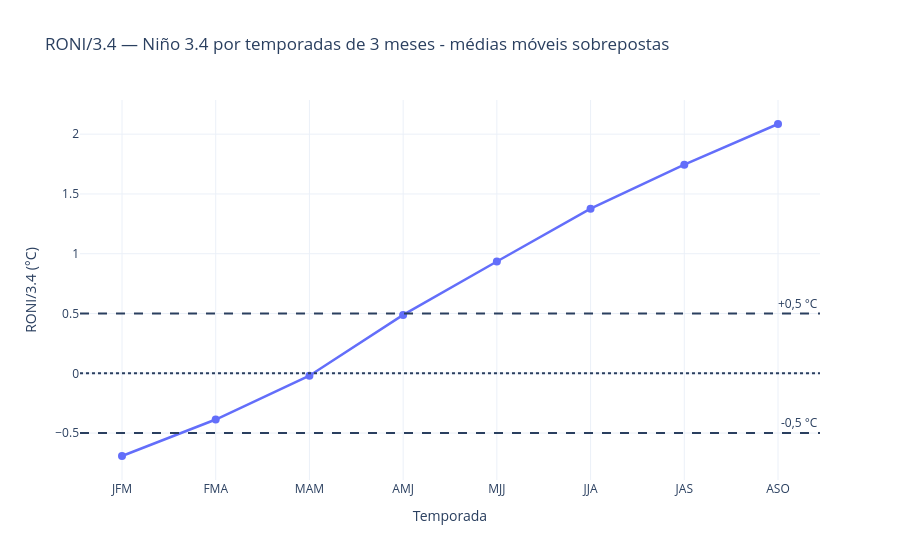

This figure's notebook cell:
### Code cell
# ============================================================
# 7 — Gráfico do RONI/3.4 por temporada
# ============================================================

fig = go.Figure()

# Série do RONI/3.4
fig.add_trace(go.Scatter(
    x=df_alvo_2026["Temporada"],
    y=df_alvo_2026["NINO34_MM3"],
    mode="lines+markers",
    name="RONI/3.4 — Niño 3.4",
    line=dict(width=2.5),
    marker=dict(size=8)
))

# Limite de El Niño
fig.add_hline(
    y=0.5,
    line_dash="dash",
    annotation_text="+0,5 °C"
)

# Limite de La Niña
fig.add_hline(
    y=-0.5,
    line_dash="dash",
    annotation_text="-0,5 °C"
)

# Linha de referência 0 °C
fig.add_hline(
    y=0,
    line_dash="dot"
)

fig.update_layout(
    title="RONI/3.4 — Niño 3.4 por temporadas de 3 meses - médias móveis sobrepostas",
    legend_title="Fases do ENSO (El Niño, La Niña, Neutro)",
    xaxis_title="Temporada",
    yaxis_title="RONI/3.4 (°C)",
    template="plotly_white",
    hovermode="x unified"
)

fig.show()

### Figure 1 — Plotly figure (JSON) as saved in the notebook; plotly's stock layout.template omitted (floating-point values rounded to 4 significant figures)
{"data": [{"line": {"width": 2.5}, "marker": {"size": 8}, "mode": "lines+markers", "name": "RONI/3.4 — Niño 3.4", "type": "scatter", "x": ["JFM", "FMA", "MAM", "AMJ", "MJJ", "JJA", "JAS", "ASO"], "y": [-0.6917, -0.3867, -0.02, 0.4883, 0.935, 1.377, 1.745, 2.085]}], "layout": {"annotations": [{"showarrow": false, "text": "+0,5 °C", "x": 1, "xanchor": "right", "xref": "x domain", "y": 0.5, "yanchor": "bottom", "yref": "y"}, {"showarrow": false, "text": "-0,5 °C", "x": 1, "xanchor": "right", "xref": "x domain", "y": -0.5, "yanchor": "bottom", "yref": "y"}], "hovermode": "x unified", "legend": {"title": {"text": "Fases do ENSO (El Niño, La Niña, Neutro)"}}, "shapes": [{"line": {"dash": "dash"}, "type": "line", "x0": 0, "x1": 1, "xref": "x domain", "y0": 0.5, "y1": 0.5, "yref": "y"}, {"line": {"dash": "dash"}, "type": "line", "x0": 0, "x1": 1, "xref": "x domain", "y0": -0.5, "y1": -0.5, "yref": "y"}, {"line": {"dash": "dot"}, "type": "line", "x0": 0, "x1": 1, "xref": "x domain", "y0": 0, "y1": 0, "yref": "y"}], "title": {"text": "RONI/3.4 — Niño 3.4 por temporadas de 3 meses - médias móveis sobrepostas"}, "xaxis": {"title": {"text": "Temporada"}}, "yaxis": {"title": {"text": "RONI/3.4 (°C)"}}}}
